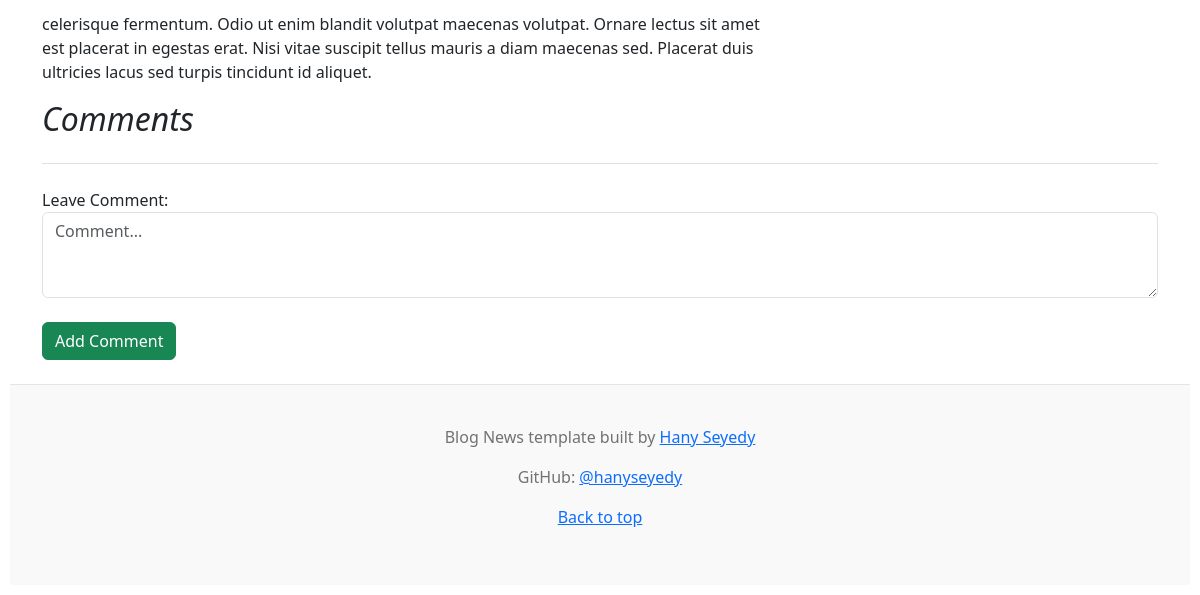
The app's page /listing/11 (lower part), older data.
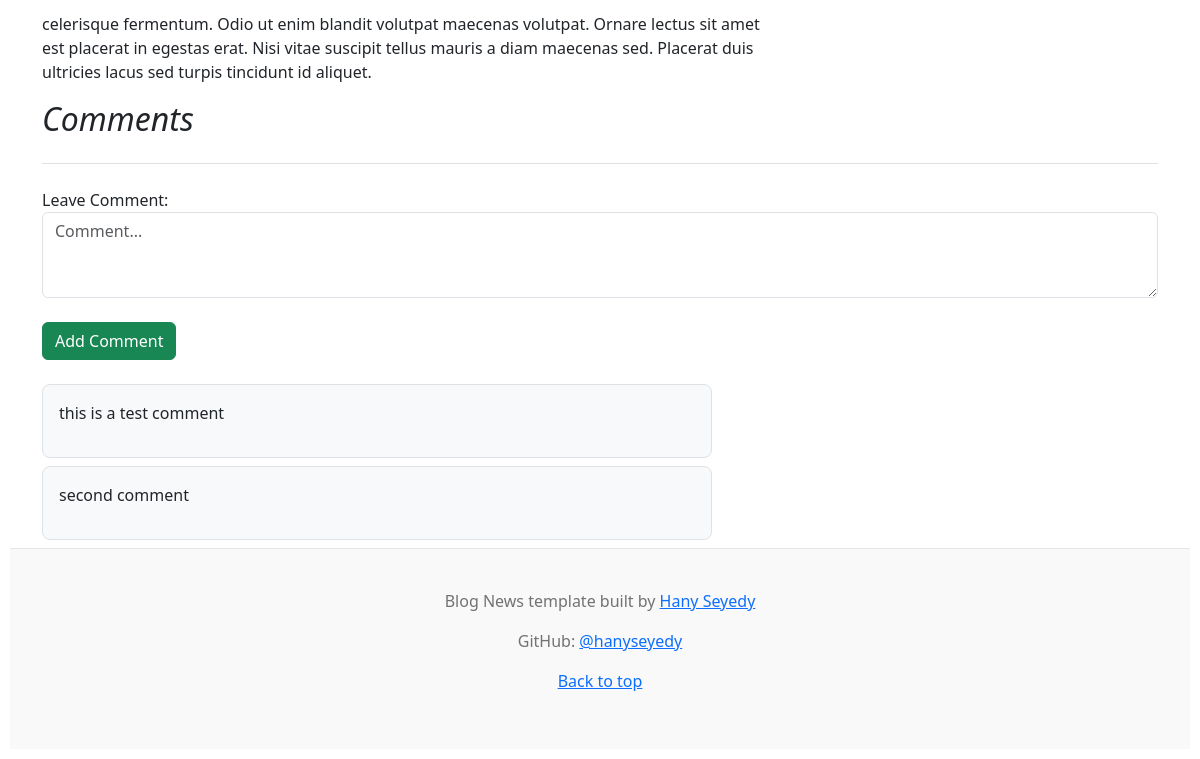
The same page, newer data.
### final/models.py (models this page shows, shortened)
class Listing(models.Model):
    title = models.CharField(max_length=40)
    description = models.CharField(max_length=1500)
    ImageUrl = models.CharField(max_length=1000)
    owner = models.ForeignKey(User, on_delete=models.CASCADE, blank=True, null=True, related_name="user")
    category = models.ForeignKey(Category, on_delete=models.CASCADE, blank=True, null=True, related_name="category")
    isActive = models.BooleanField(default=True)

class Comment(models.Model):
    author = models.ForeignKey(User, on_delete=models.CASCADE, blank=True, null=True, related_name="userComment")
    listing = models.ForeignKey(Listing, on_delete=models.CASCADE, blank=True, null=True, related_name="listingComment")
    message = models.CharField(max_length=400)

### final/views.py (the view)
# urls.py: path("listing/<int:id>", views.listing, name="listing"),
def listing(request, id):
    listingMore = Listing.objects.get(pk=id)
    activeListings = Listing.objects.filter(isActive=True)
    descript = listingMore.description
    allComment = Comment.objects.filter(listing=listingMore)
    isOwner = request.user.username == listingMore.owner.username
    allCategories = Category.objects.all()
    return render(request, "final/listing.html", {
        "listing": listingMore,
        "listings": activeListings,
        "descript": descript,
        "summery": f"{descript[:100]}...",
        "allcomments": allComment,
        "isowner": isOwner,
        "categories" : allCategories
    })

### final/models.py (called while the page is built)
    def __str__(self):
        return self.categoryName

### final/templates/final/listing.html (shortened to what this page needs)
{% extends "final/layout.html" %} {% block body %}
<main class="container">
  <div class="row g-5">
    <div class="col-md-8">
      <article class="blog-post">
        <p>{{ descript |safe }}</p>
      </article>
    </div>
    <div class="col-md-4">
    </div>
  </div>
  <h2 class="pb-4 mb-4 fst-italic border-bottom">Comments</h2>
  <form action="{% url 'addComment' id=listing.id %}" method="POST">
    <div class="form-group">
      <label for="addComment">Leave Comment:</label>
      <textarea class="form-control" name="addComment" id="addComment" rows="3" placeholder="Comment..."></textarea>
      <br>
      <button type="submit" class="btn btn-success">Add Comment</button>
    </div>
  </form>
  <br />
  <div>
    {% for comment in allcomments %}
    <div class="p-3 bg-light border comment-box rounded-3 mb-2">
      <p>{{ comment.message }}</p>
    </div>
    {% endfor %}
  </div>
</main>
{% endblock %}

### final/templates/final/layout.html (shortened to what this page needs)
{% load static %}
<!DOCTYPE html>
<html lang="en">
  <head>
    <link href="https://cdn.jsdelivr.net/npm/bootstrap@5.3.3/dist/css/bootstrap.min.css" rel="stylesheet"
>
    <link href="{% static 'final/styles.css' %}" rel="stylesheet" />
  </head>
  <body>
    {% block body %} {% endblock %}
    <footer class="blog-footer">
      <p>Blog News template built by <a href="https://hanyseyedy.ir/?lang=en">Hany Seyedy</a> </p>
      <p>GitHub: <a href="https://github.com/hanyseyedy">@hanyseyedy</a></p>
      <p>
        <a href="#go-top">Back to top</a>
      </p>
    </footer>
  </body>
</html>

### final/static/final/styles.css (style rules this page uses)
html { scroll-behavior: smooth; }
body { padding: 10px; }
.comment-box { width: 60%; }
.blog-footer { padding: 2.5rem 0; color: #727272; text-align: center; background-color: #f9f9f9; border-top: .05rem solid #e5e5e5; }

Row changes from the older to the newer data that the page shows:
added Comment: message "this is a test comment"
added Comment: message "second comment"
